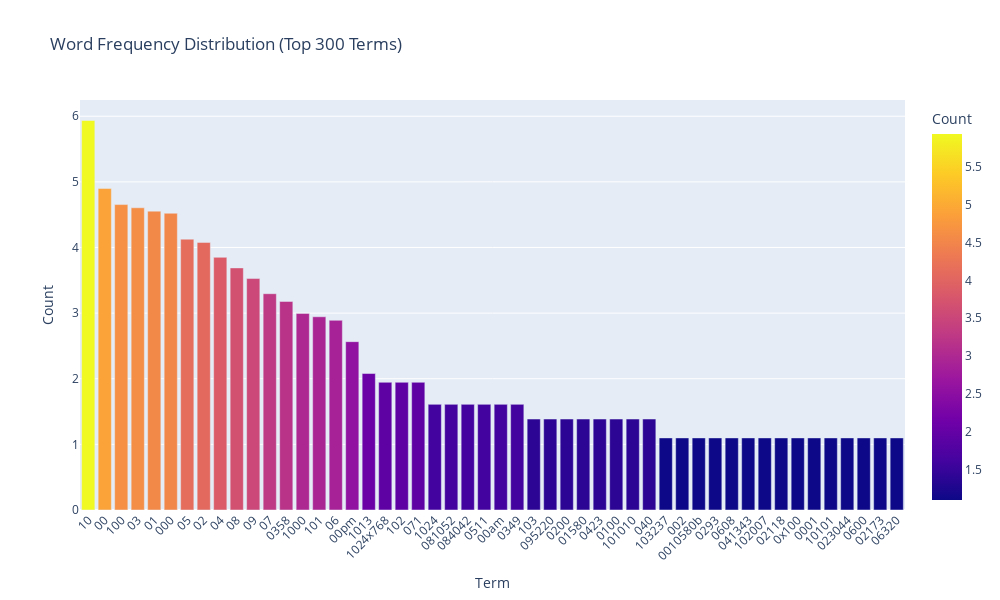

Notebook code for this chart:
### Markdown cell above
### >>> **Exercise 15 (take home):** 
You can copy the code from the previous exercise and change the 'term_frequencies' variable for the 'term_frequencies_log', comment about the differences that you observe and talk about other possible insights that we can get from a log distribution.

### Code cell
# ========= not exercise code =========
term_frequencies_log = [math.log(i) for i in term_frequencies]
# ================ end ================

df_plot = pd.DataFrame({
    "term": count_vect.get_feature_names_out()[:300],
    "frequency": term_frequencies[:300],
    "log_frequency": term_frequencies_log[:300]
})
df_top50 = df_plot.sort_values(by='frequency', ascending=False).head(50) # get top 50 terms

fig = px.bar(
    df_top50,
    x="term",
    y="log_frequency",
    title="Word Frequency Distribution (Top 300 Terms)",
    labels={"term": "Term", "log_frequency": "Count"},
    color="log_frequency",
    # color_continuous_scale="Viridis"  # "Plasma", "Blues", "Magma"
)

fig.update_layout(
    xaxis_tickangle=-45,
    width=1000,
    height=600,
    showlegend=False
)

fig.show()  
# The log scale adjusts extreme values on charts, making differences easier to see.
# in simple terms, taking the log of the frequencies helps to compress large differences and makes rare words more visible.
# this allows us to better understand the overall word distribution, especially the long tail.
# (by Chatgpt to polish the manuscript. I could't understand what I wrote...)

### Figure 1 — Plotly figure (JSON) as saved in the notebook; plotly's stock layout.template omitted (floating-point values rounded to 4 significant figures)
{"data": [{"hovertemplate": "Term=%{x}<br>Count=%{marker.color}<extra></extra>", "legendgroup": "", "marker": {"color": [5.935, 4.898, 4.654, 4.605, 4.554, 4.522, 4.127, 4.078, 3.85, 3.689, 3.526, 3.296, 3.178, 2.996, 2.944, 2.89, 2.565, 2.079, 1.946, 1.946, 1.946, 1.609, 1.609, 1.609, 1.609, 1.609, 1.609, 1.386, 1.386, 1.386, 1.386, 1.386, 1.386, 1.386, 1.386, 1.099, 1.099, 1.099, 1.099, 1.099, 1.099, 1.099, 1.099, 1.099, 1.099, 1.099, 1.099, 1.099, 1.099, 1.099], "coloraxis": "coloraxis", "pattern": {"shape": ""}}, "name": "", "orientation": "v", "showlegend": false, "textposition": "auto", "type": "bar", "x": ["10", "00", "100", "03", "01", "000", "05", "02", "04", "08", "09", "07", "0358", "1000", "101", "06", "00pm", "1013", "1024x768", "102", "071", "1024", "081052", "084042", "0511", "00am", "0349", "103", "095220", "0200", "01580", "0423", "0100", "101010", "040", "103237", "002", "0010580b", "0293", "0608", "041343", "102007", "02118", "0x100", "0001", "10101", "023044", "0600", "02173", "06320"], "xaxis": "x", "y": [5.935, 4.898, 4.654, 4.605, 4.554, 4.522, 4.127, 4.078, 3.85, 3.689, 3.526, 3.296, 3.178, 2.996, 2.944, 2.89, 2.565, 2.079, 1.946, 1.946, 1.946, 1.609, 1.609, 1.609, 1.609, 1.609, 1.609, 1.386, 1.386, 1.386, 1.386, 1.386, 1.386, 1.386, 1.386, 1.099, 1.099, 1.099, 1.099, 1.099, 1.099, 1.099, 1.099, 1.099, 1.099, 1.099, 1.099, 1.099, 1.099, 1.099], "yaxis": "y"}], "layout": {"barmode": "relative", "coloraxis": {"colorbar": {"title": {"text": "Count"}}, "colorscale": [[0, "#0d0887"], [0.1111, "#46039f"], [0.2222, "#7201a8"], [0.3333, "#9c179e"], [0.4444, "#bd3786"], [0.5556, "#d8576b"], [0.6667, "#ed7953"], [0.7778, "#fb9f3a"], [0.8889, "#fdca26"], [1, "#f0f921"]]}, "height": 600, "legend": {"tracegroupgap": 0}, "showlegend": false, "title": {"text": "Word Frequency Distribution (Top 300 Terms)"}, "width": 1000, "xaxis": {"anchor": "y", "domain": [0, 1], "tickangle": -45, "title": {"text": "Term"}}, "yaxis": {"anchor": "x", "domain": [0, 1], "title": {"text": "Count"}}}}
